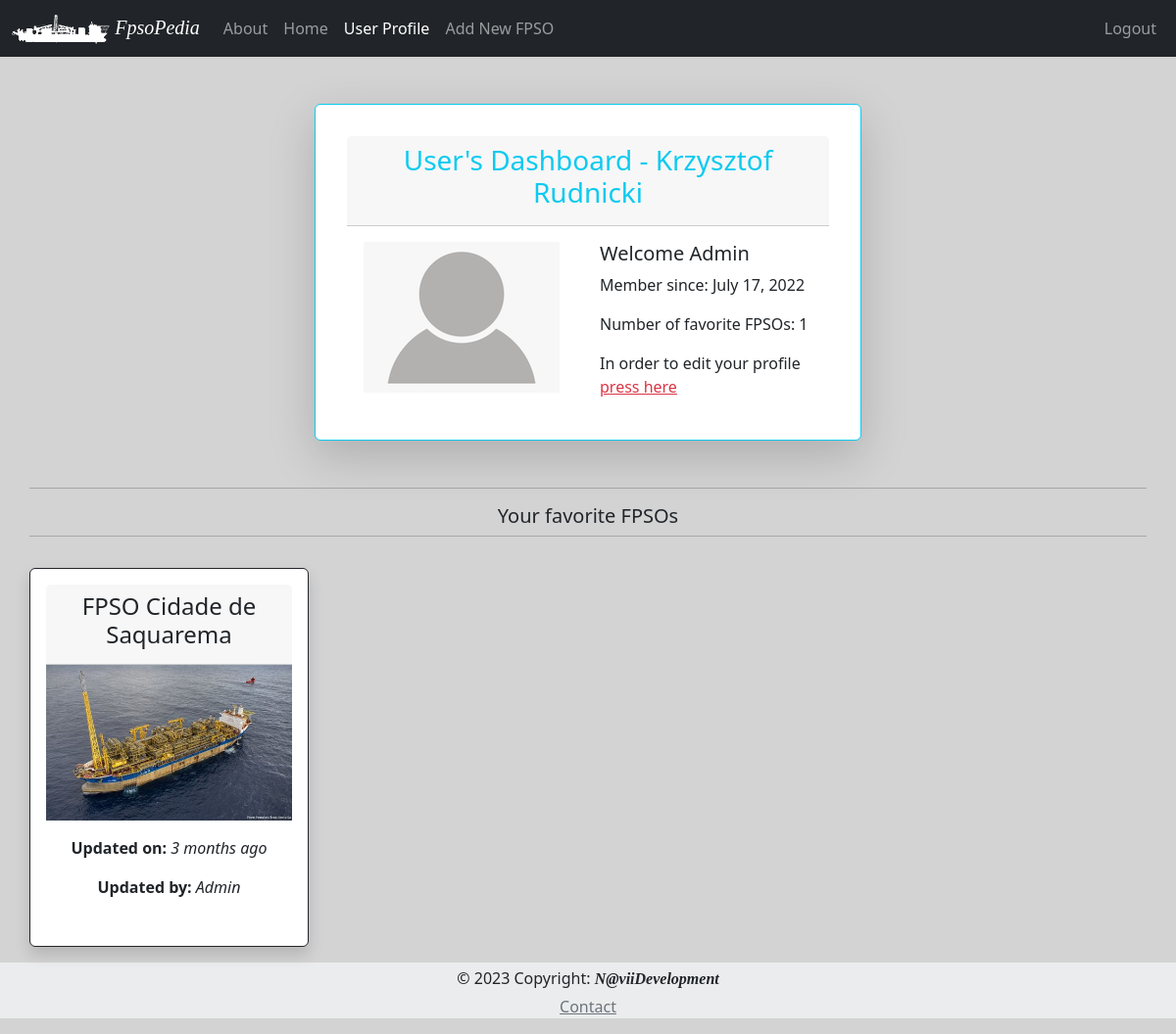
The page /user_dashboard/Admin (signed in) on the database as committed earlier.
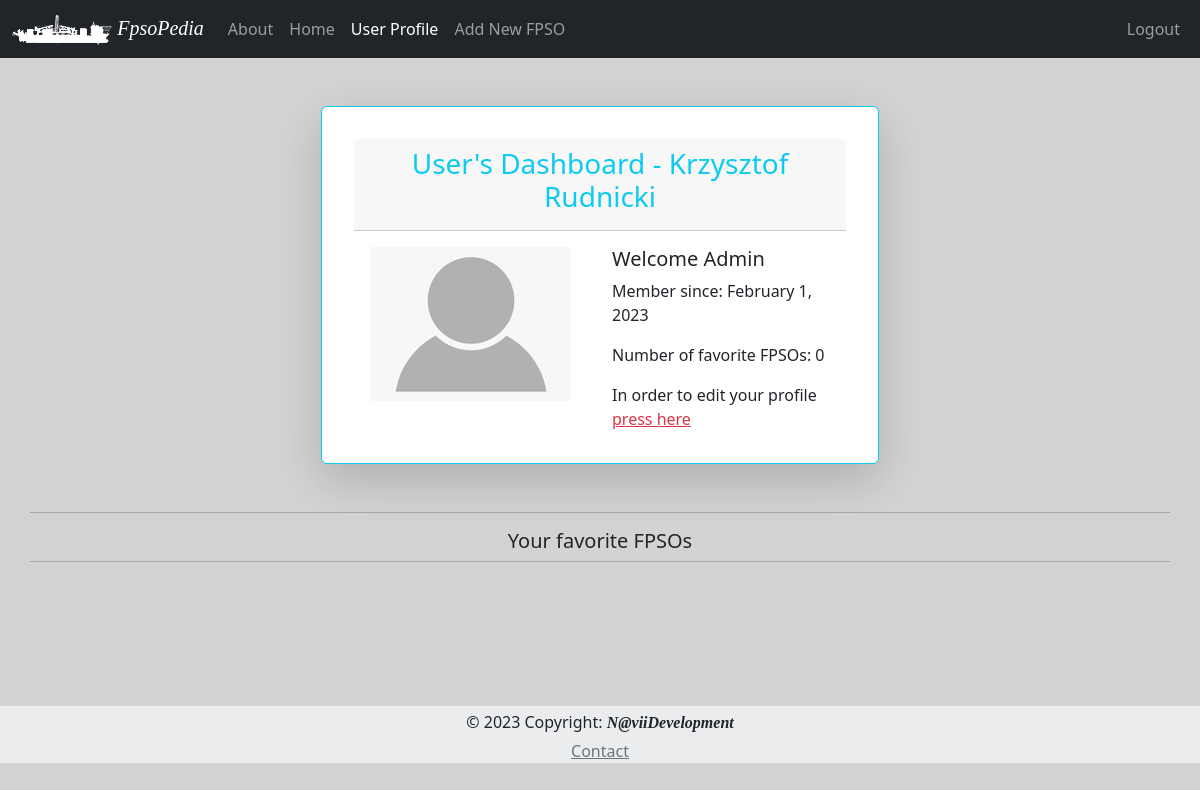
The same page on the database as committed later.
### App/models.py (models this page shows, shortened)
class User (db.Model, UserMixin):
    id = db.Column(db.Integer, primary_key=True)
    user_name = db.Column(db.String, index=True)
    user_surname = db.Column(db.String, index=True)
    username = db.Column(db.String, index=True, unique=True)
    user_email = db.Column(db.String, index=True, unique=True)
    user_blog = db.Column(db.String, index=True)
    user_password_hash = db.Column(db.String(128))
    user_since = db.Column(db.DateTime, default=datetime.utcnow)
    user_last_seen= db.Column(db.DateTime, default=datetime.utcnow)
    favorite = db.relationship('Fpso', secondary=favorite, backref='followers', lazy='dynamic')
    def favorite_fpso(self):
        favorite_fpsos = Fpso.query.join(favorite, (favorite.c.fpso_id==Fpso.id)).filter(favorite.c.user_id==self.id).order_by(Fpso.fpso_name)
        return favorite_fpsos

class Fpso(db.Model):
    id = db.Column(db.Integer, primary_key=True)
    fpso_owner = db.Column(db.String, index=True, default="None")
    timestamp = db.Column(db.DateTime, default=datetime.utcnow)
    fpso_name = db.Column(db.String, unique=True, index=True)
    fpso_basin = db.Column(db.String, default="None", nullable = True)
    fpso_img_name = db.Column(db.String, default="default_fpso_card")
    fpso_remarks = db.Column(db.String, default="None")
    fpso_psn_lat_deg = db.Column(db.String, nullable = True)
    fpso_psn_lat_min = db.Column(db.String, nullable = True)
    fpso_psn_lat_sec = db.Column(db.String, nullable = True)
    fpso_psn_lat_NS = db.Column(db.String, default="S", nullable = True)
    fpso_psn_long_deg = db.Column(db.String, nullable = True)
    fpso_psn_long_min = db.Column(db.String, nullable = True)
    fpso_psn_long_sec = db.Column(db.String, nullable = True)
    fpso_psn_long_WE = db.Column(db.String, default="W", nullable = True)
    fpso_hdg = db.Column(db.String, nullable = True)
    fpso_disch_rate = db.Column(db.String, nullable = True)
    fpso_vhf = db.Column(db.String, default="None", nullable = True)
    fpso_email_1 = db.Column(db.String, default="fpso@example.com", nullable = True)
    fpso_email_2 = db.Column(db.String, default="fpso@example.com", nullable = True)
    fpso_email_3 = db.Column(db.String, default="fpso@example.com", nullable = True)
    fpso_email_4 = db.Column(db.String, default="fpso@example.com", nullable = True)
    fpso_email_5 = db.Column(db.String, default="fpso@example.com", nullable = True)
    cargo_name = db.Column(db.String, nullable = True)
    cargo_API = db.Column(db.String, nullable = True)
    cargo_dens = db.Column(db.String, nullable = True)
    cargo_temp = db.Column(db.String, nullable = True)
    cargo_bsw = db.Column(db.String, nullable = True)
    cargo_line_displ_fwd = db.Column(db.String, nullable = True)
    cargo_Hose_Flush_fwd = db.Column(db.String, nullable = True)
    cargo_line_displ_aft = db.Column(db.String, nullable = True)
    cargo_Hose_Flush_aft = db.Column(db.String, nullable = True)
    cargo_info = db.Column(db.String, nullable = True)
    darps_ID_fwd = db.Column(db.String, nullable = True)
    darps_1_tdma_fwd = db.Column(db.String, nullable = True)
    darps_2_tdma_fwd = db.Column(db.String, nullable = True)
    darps_info_fwd = db.Column(db.String, nullable = True)
    darps_1_ts_fwd = db.Column(db.String, nullable = True)
    darps_2_ts_fwd= db.Column(db.String, nullable = True)
    darps_ID_aft = db.Column(db.String, nullable = True)
    darps_1_tdma_aft = db.Column(db.String, nullable = True)
    darps_2_tdma_aft = db.Column(db.String, nullable = True)
    darps_info_aft = db.Column(db.String, nullable = True)
    darps_1_ts_aft = db.Column(db.String, nullable = True)
    darps_2_ts_aft= db.Column(db.String, nullable = True)
    artemis_address_code_fwd = db.Column(db.String, nullable = True)
    artemis_freq_pair_fwd = db.Column(db.String, nullable = True)
    artemis_info_fwd = db.Column(db.String, nullable = True)
    fanbeam_info_fwd = db.Column(db.String, nullable = True)
    radius_info_fwd = db.Column(db.String, nullable = True)
    artemis_address_code_aft = db.Column(db.String, nullable = True)
    artemis_freq_pair_aft = db.Column(db.String, nullable = True)
    artemis_info_aft = db.Column(db.String, nullable = True)
    fanbeam_info_aft = db.Column(db.String, nullable = True)
    radius_info_aft = db.Column(db.String, nullable = True)

### App/routes.py (the view)
@app.route('/user_dashboard/<username>')
@login_required
def dashboard(username):
    admin = "Admin"
    user = User.query.filter_by(username = username).first_or_404()
    followed_fpso = user.favorite_fpso()
    return render_template('dashboard.html', title='User Dashboard', user=user, fpsos=followed_fpso, admin=admin)

### App/models.py (called while the page is built)
@login.user_loader
def load_user(id):
    return User.query.get(int(id))

### App/templates/dashboard.html (shortened to what this page needs)
{% extends "base.html" %}
{% set active_page = 'dashboard' %}
{%  block content %}
<div class="container card border-info mb-3 col-10 col-md-6 shadow-lg p-3 mb-5 bg-body rounded">
  <div class="card-body">
      <div class="mb-3 card-header text-center text-info">
        <h3 >User's Dashboard - {{ user.user_name }} {{ user.user_surname }} </h3>
      </div>
      <div class="row">
        <div class="card-text col-12 col-lg-6 mb-3">
          <img src="{{ url_for('static', filename='img/default-profile.png') }}" alt="">
        </div>
        <div class="col-12 col-lg-6">
          <h5 class="card-title text-start">Welcome {{ user.username }}</h5>
          <p class="card-text text-start">Member since: {{ moment(user.user_since).format('LL') }}</p>
          <p class="card-text text-start">Number of favorite FPSOs: {{ user.favorite.count() }}</p>
          <p class="card-text text-start">In order to edit your profile <a href="{{ url_for('edit_user', username=user.username) }}" class="card-link link-danger">press here</a> </p>
        </div>
      </div>
  </div>
</div>
<div class="row mb-3">
  <hr>
  <h5 class="text-center">Your favorite FPSOs</h5>
  <hr>
</div>
<div class="row">
        {% if fpsos %}
            {% for fpso in fpsos %}
             {% include '_fpso.html' %}
            {% endfor %}
        {% else %}
            <p class="text-center text-muted">You do not have favorite FPSOs!!!</p>
        {% endif %}
    </div>
{% endblock %}

### App/templates/_fpso.html (shortened to what this page needs)
{% set logo = fpso.fpso_img_name %}
<div class="card border-dark mb-3 col-12 col-lg-3 shadow p-3 bg-body rounded">
  <div class="card-header ">
    <h4>{{ fpso.fpso_name }}</h4>
  </div>
    <div class="row">
      <img src="{{ url_for('static', filename='img/{}.jpg'.format(logo)) }}" class="rounded float-start" alt="FPSO Image">
      <div class="col">
        <div class="card-body text-dark">
        <p class="card-text"><b>Updated on:</b> <em>{{ moment(fpso.timestamp).fromNow(refresh=True) }}</em></p>
        <p class="card-text"><b>Updated by:</b>  <em>{{ fpso.fpso_owner }}</em></p>
      </div>
    </div>
  </div>
</div>

Rows that differ between the two databases and show on the page:
no longer on this page (row edited): Fpso: fpso_name "FPSO Cidade de Saquarema", fpso_img_name (picture), timestamp "3 months ago", fpso_owner "Admin"
changed User "Krzysztof": user_since "July 17, 2022" → "February 1, 2023"
Other text that changed with them:
{{ user.favorite.count() }}: "1" → "0"
